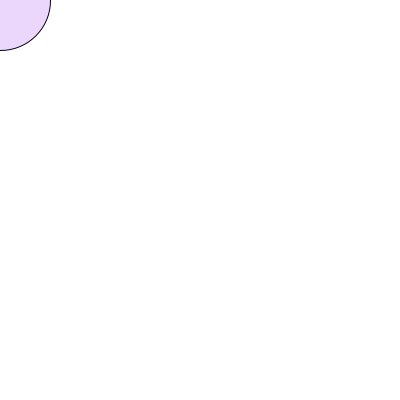
Frame 1 (no input)
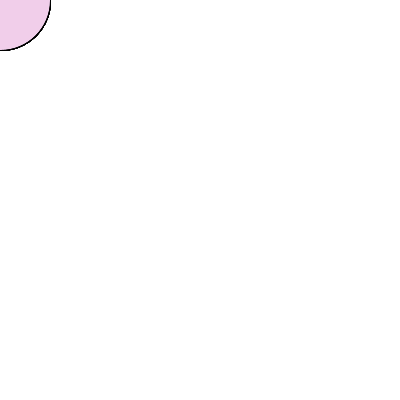
Frame 60 (the mouse pressed at the canvas centre just before this capture)
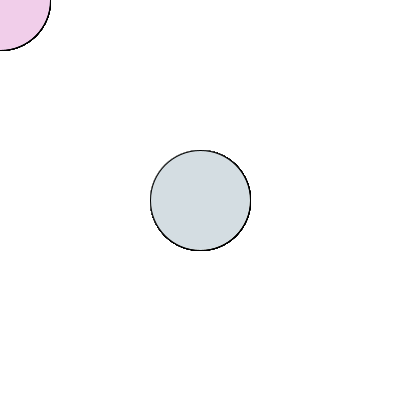
Frame 120 (the mouse held since frame 60 and released just before this capture)

The Processing sketch that drew these frames (run headless with seeded random() and noise(); from frame 60 on, the mouse is pressed at the canvas centre):

// Processing sketch: processing_134475
// ── processing_134475.pde

void setup() {
  size(400, 400);
  background(255);
}
void draw() {
  fill( random(200, 255), random(200, 255), random(200, 255) );
  ellipse(mouseX, mouseY, 100, 100);
} 
